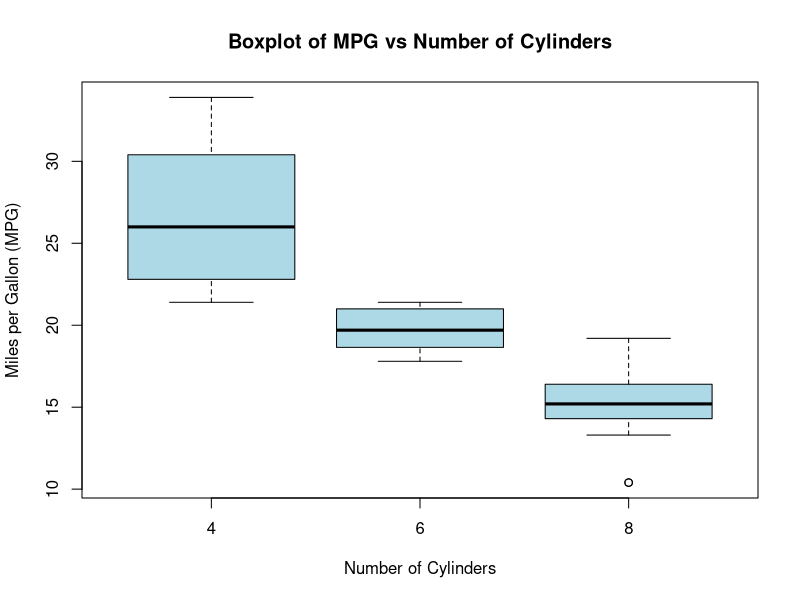

Recreate this plot in R.
# Question 8: Boxplot of MPG vs Cylinders

# Clear previous variables
rm(list = ls())

# Load mtcars dataset
data(mtcars)

# Create boxplot
boxplot(
  mpg ~ cyl,
  data = mtcars,
  main = "Boxplot of MPG vs Number of Cylinders",
  xlab = "Number of Cylinders",
  ylab = "Miles per Gallon (MPG)",
  col = "lightblue"
)
